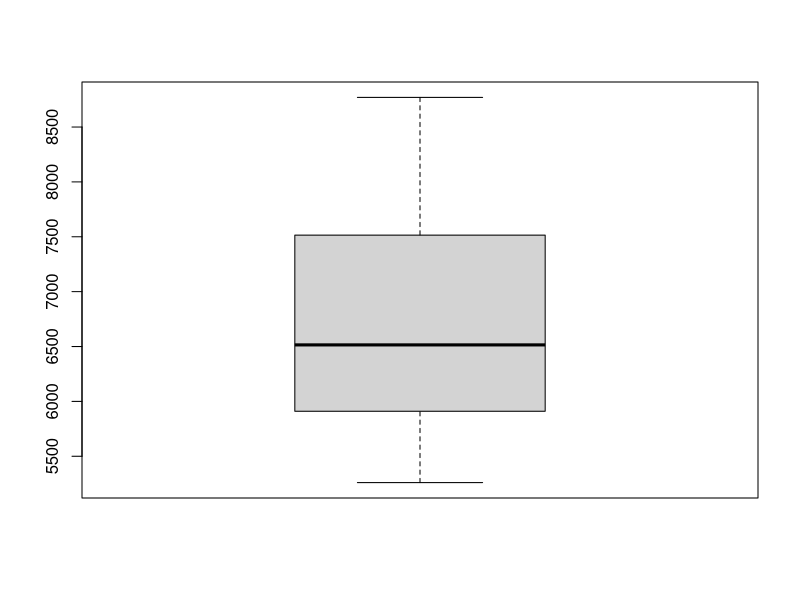
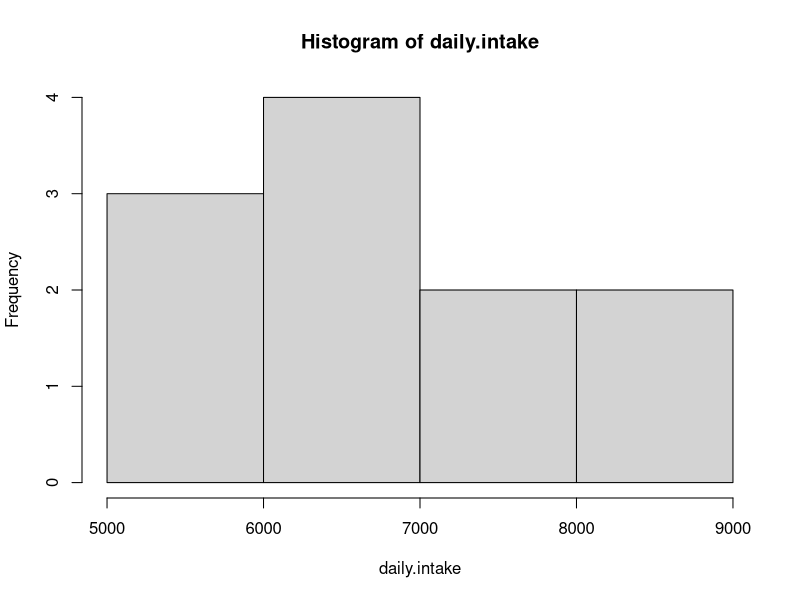
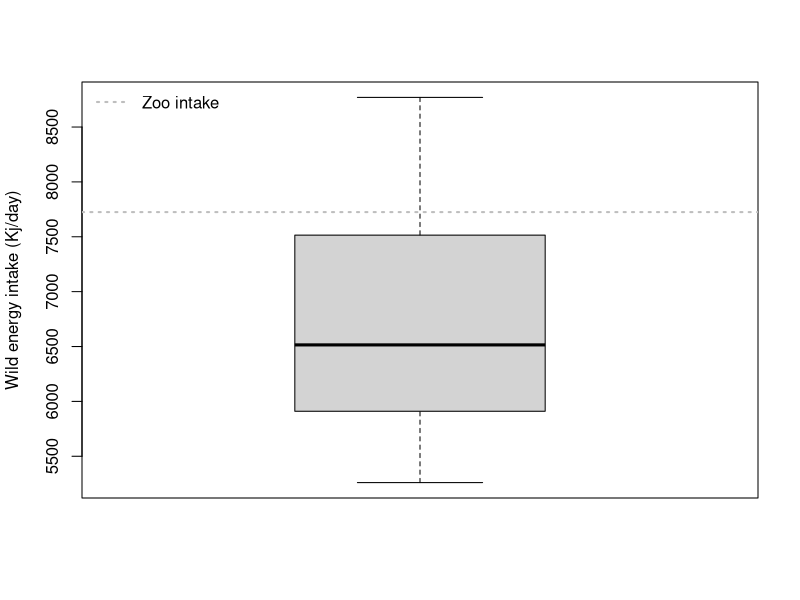

These charts were generated, in order, by the following R code: (Note: this script raises an error after producing the figures.)
####################
# One sample t-test
####################

daily.intake <- c(5260, 5470, 5640, 6180, 6390, 6515, 6805, 7515, 7515, 8230, 8770)

# Explore
# -------
boxplot(daily.intake)
hist(daily.intake) 
mean(daily.intake)
sd(daily.intake)

shapiro.test(daily.intake) 

# Do Test
# -------
t.test(daily.intake, mu=7725)

# Report
# ------
# The energy intake of wild Impala (mean±sd, 6754±1142) was significant difference 
# to the zoo recommended energy intake (7725 Kj/day) (t=-2.821, df=10, p=0.018).

boxplot(daily.intake, ylab="Wild energy intake (Kj/day)") # boxplot with y-axis label 
abline(h=7725, lty=3, lwd=2, col="grey") # horizontal line in plot at y=7725 
legend('topleft', c("Zoo intake"), lty=3, lwd=2, col="grey", bty='n', cex=1) # legend 

######################
# Two-sample t-test
######################
data(mtcars)

# Explore
# -------
names(mtcars)
str(mtcars)

ggplot(mtcars, aes(x=mpg)) +
  geom_histogram(binwidth=2, colour="black", fill="white") + 
  geom_vline(aes(xintercept=mean(mpg)), color="red", linetype="dashed", size=1)

ggplot(mtcars, aes(x=am, y=mpg, group=am)) + 
  geom_boxplot() +
  xlab("Manual vs Automatic") + ylab("Fuel Economy (mpg)") +
  scale_x_discrete(limits = c(0, 1), labels=c("Automatic", "Manual")) 

tapply(mtcars$mpg, mtcars$am, FUN=mean)
tapply(mtcars$mpg, mtcars$am, FUN=sd)

shapiro.test(mtcars$mpg)
bartlett.test(mtcars$mpg, mtcars$am)

# Do Test
# -------
t.test(mtcars$mpg~mtcars$am)

# Report
# ------
# The mpg of automatic cars  (mean±sd, 17.14737±3.833966) vs manual cars (mean±sd, 24.39231±6.166504) was significant difference 
#  (t=-3.7671, df=18.332, p=0.001374).
ggplot(mtcars, aes(x=am, y=mpg, group=am)) + 
  geom_boxplot() +
  xlab("Manual vs Automatic") + ylab("Fuel Economy (mpg)") +
  scale_x_discrete(limits = c(0, 1), labels=c("Automatic", "Manual")) +
  stat_summary(aes(label=..y..), fun.y=mean, geom="text", size=4, vjust=-0.9)

###############
# Paired t-test
###############
subjects<-seq(from=1, to=15, by=1) 
before<-c(12.9, 13.5, 12.8, 15.6, 17.2, 19.2, 12.6, 15.3, 14.4, 11.3, 14.2, 13.7, 16.8, 12.9, 14.5) 
after<-c(12.0, 12.2, 11.2, 13.0, 15.0, 15.8, 12.2, 13.4, 12.9, 11.0, 13.2, 13.4, 13.4, 11.2, 13.5)

# Explore
# -------
mean(before)
sd(before) 
mean(after) 
sd(after)

par(mfrow=c(1,2))
boxplot(before, ylim=c(10,20), main="Before")
boxplot(after, ylim=c(10,20), main="After")

par(mfrow=c(2,1)) 
hist(before)
hist(after)

# Do Test
# -------
t.test(before,after, paired=TRUE)

# Report
# ------
# There is a significant difference in blood pressure before (mean±SD, 14.5±2.1) and after (12.9±1.3) exercise (t=6.0561, df=14, p<0.001).

# Combine the data using the data.frame function 
blood<-data.frame(subjects, before, after)
blood # view data in the console
str(blood) # check data structure
# Open the reshape2 package
library(reshape2)
# Use the melt function to change the blood dataframe from wide to long form. 
blood.long<-melt(blood, id.vars=c("subjects"), measure.vars=c("before", "after"), variable.name="Condition", value.name="BP") 
# also change the column names 
str(blood.long) 
# see how the data structure has changed
blood.long # view data in the console
par(mfrow=c(1,1)) # change plotting window back to standard single graph format 
boxplot(BP~Condition, data=blood.long)

#######################################################
# Mann-Whitney U test (aka Wilcoxon) – non-parametric
#######################################################
beest<-read.csv("../practice1/wildebeest2.csv")

# Explore
# -------
str(beest)
hist(beest$horn, breaks=10)
ggplot(beest, aes(x=horn)) +
  geom_histogram(binwidth=4, colour="black", fill="white") +
  geom_vline(aes(xintercept=mean(horn)), color="red", linetype="dashed", size=1)

boxplot(beest$horn~beest$sex)

tapply(beest$horn, beest$sex, FUN=mean)
tapply(beest$horn, beest$sex, FUN=sd)

shapiro.test(beest$horn)
bartlett.test(beest$horn, beest$sex) 

# Try data transformations
horn.log<-log10(beest$horn)
horn.sqrt<-sqrt(beest$horn)
new.beest<-cbind(beest, horn.log, horn.sqrt)

hist(new.beest$horn.log)
shapiro.test(new.beest$horn.log) # still very significantly different from normal 

hist(new.beest$horn.sqrt)
shapiro.test(new.beest$horn.sqrt) # still very significantly different from normal 

# Do Test
# -------
wilcox.test(beest$horn~beest$sex)

# Report
# ------
ggplot(beest, aes(factor(sex), horn)) + 
  geom_boxplot() + 
  theme(axis.title.x = element_blank()) +   # Remove x-axis label
  ylab("Horn length (cm)")


#########################################
# One-way ANOVA (analysis of variance) (A)
#########################################
Insect<-read.csv("../full_practice/InsectSprays.csv")
Insect

# Explore
# -------
summary(Insect)
str(Insect) 
hist(Insect$count)

boxplot(Insect$count~Insect$spray) 

shapiro.test(Insect$count)
bartlett.test(Insect$count~Insect$spray)

# Try data transformations
count.log<-log10(Insect$count+1)
count.sqrt<-sqrt(Insect$count)
new.Insect<-cbind(Insect, count.log, count.sqrt)

shapiro.test(new.Insect$count.log) # significantly different from a normal distribution (W=0.946, p=0.004).

shapiro.test(new.Insect$count.sqrt) # sqrt transformed data normally distributed (W=0.967, p=0.058).

bartlett.test(new.Insect$count.sqrt~Insect$spray)

# Do Test
# -------
anova1<-aov(count.sqrt~spray, data=new.Insect)
summary(anova1) 

# Report
# ------
# Insect density was significantly different in areas treated with different
# insect sprays (F=44.8, df=5,66, p<0.001), with densities significantly 
# lower in treatments C, D and E.
library(multcomp)
cld(glht(anova1, linfct=mcp(spray="Tukey")))

boxplot (Insect$count~Insect$spray, ylab="No. of insects", xlab="Spray treatment")

#########################################
# One-way ANOVA (analysis of variance) (B)
#########################################
data(iris) 

# Explore
# -------
iris 
names(iris) 
str(iris)

tapply(iris$Sepal.Width, iris$Species, FUN=mean)
tapply(iris$Sepal.Width, iris$Species, FUN=sd)
hist(iris$Sepal.Width) 
boxplot(iris$Sepal.Width~iris$Species)

shapiro.test(iris$Sepal.Width)
bartlett.test(iris$Sepal.Width, iris$Species)

# Do Test
# -------
anova1<-aov(Sepal.Width~Species, data=iris)
summary(anova1)

# Report
# ------
library(multcomp)
cld(glht(anova1, linfct=mcp(Species="Tukey")))
# Sepal width was significantly different between all species (F=49.16; df= 2,147; p<0.001).
summarySE <- function(data=NULL, measurevar, groupvars=NULL, na.rm=FALSE,
                      conf.interval=.95, .drop=TRUE) {
  library(plyr)
  
  # New version of length which can handle NA's: if na.rm==T, don't count them
  length2 <- function (x, na.rm=FALSE) {
    if (na.rm) sum(!is.na(x))
    else       length(x)
  }
  
  # This does the summary. For each group's data frame, return a vector with
  # N, mean, and sd
  datac <- ddply(data, groupvars, .drop=.drop,
                 .fun = function(xx, col) {
                   c(N    = length2(xx[[col]], na.rm=na.rm),
                     mean = mean   (xx[[col]], na.rm=na.rm),
                     sd   = sd     (xx[[col]], na.rm=na.rm)
                   )
                 },
                 measurevar
  )
  
  # Rename the "mean" column    
  datac <- rename(datac, c("mean" = measurevar))
  
  datac$se <- datac$sd / sqrt(datac$N)  # Calculate standard error of the mean
  
  # Confidence interval multiplier for standard error
  # Calculate t-statistic for confidence interval: 
  # e.g., if conf.interval is .95, use .975 (above/below), and use df=N-1
  ciMult <- qt(conf.interval/2 + .5, datac$N-1)
  datac$ci <- datac$se * ciMult
  
  return(datac)
}

SW.sum <- summarySE(iris, measurevar="Sepal.Width", groupvars=c("Species")) 

ggplot(SW.sum, aes(x=Species, y=Sepal.Width)) +
  geom_errorbar(aes(ymin=Sepal.Width-ci, ymax=Sepal.Width+ci), width=.1) + geom_point() +
  scale_y_continuous(name="Sepal Width (mm)") +
  annotate("text", x = 1, y = 3.6, label = "c") +
  annotate("text", x = 2, y = 2.9, label = "a") + annotate("text", x = 3, y = 3.1, label = "b") + theme_bw()

##################
# Two-way ANOVA (A)
##################
moths <- read_csv('../week3/moths.csv')

# Explore
# -------
summary(moths)
head(moths)

ggplot(moths, aes(Location, moth_number, fill=Bait)) + 
  geom_boxplot()  +
  ylab("Moth Count")

interaction.plot(moths$Location, moths$Bait, moths$moth_number)

shapiro.test(moths$moth_number)
bartlett.test(moths$moth_number, moths$Location, moths$Bait)

# Do Test
# -------
output1<-aov(moth_number~Location+Bait, data=moths) 
summary(output1)

output2<-aov(moth_number~Location*Bait, data=moths) 
summary(output2)

anova(output1, output2)

# Report
# ------

##################
# Two-way ANOVA (B)
##################
raccoon<-read.csv("../full_practice/Raccoon.csv")

# Explore
# -------
tapply(raccoon$weight, raccoon$sex, FUN=mean)
tapply(raccoon$weight, raccoon$sex, FUN=sd)
tapply(raccoon$weight, raccoon$pop, FUN=mean)
tapply(raccoon$weight, raccoon$pop, FUN=sd)

boxplot(raccoon$weight~raccoon$sex)
boxplot(raccoon$weight~ raccoon$pop)
boxplot(raccoon$weight~raccoon$pop+raccoon$sex)

shapiro.test(raccoon$weight)
bartlett.test(raccoon$weight ~ raccoon$sex)
bartlett.test(raccoon$weight ~ raccoon$pop)


interaction.plot(raccoon$pop,raccoon$sex,raccoon$weight)

# Do Test
# -------
mod1<-aov(raccoon$weight~raccoon$sex+raccoon$pop)
anova(mod1)
mod2<-aov(raccoon$weight~raccoon$sex*raccoon$pop)
anova(mod2)
anova(mod1, mod2)

# Report
# ------
# We used 2-way ANOVA to test the effect of sex and population location on raccoon weight. There was a significant
# main effect of sex on raccoon weight (F=207.97, df=1,95, p<0.001) with females being heavier (mean+/- SD, females
# 41.2+/-0.62, males 39.6+/-0.48). However, population location was not significant (F=0.11, df=3,95, P=0.95). There was 
# no significant interaction between sex and population (F=0.68, p=0.569).
boxplot(raccoon$weight~raccoon$sex, ylab="Raccoon weight (lb)")

#######################################
# Kruskal-Wallis test (non-parametric)
#######################################
Insect<-read.csv("../full_practice/InsectSprays.csv")
Insect

# Explore
# -------
summary(Insect)
str(Insect) 
hist(Insect$count)

boxplot(Insect$count~Insect$spray) 

shapiro.test(Insect$count)
bartlett.test(Insect$count~Insect$spray)

# Do Test
# -------
kruskal.test(Insect$count~Insect$spray)
pairwise.wilcox.test(Insect$count, Insect$spray)

# Report
# ------
boxplot (Insect$count~Insect$spray, ylab="No. of insects", xlab="Spray treatment")

#####################
# Chi-squared test
#####################
titanic<-read.csv("../full_practice/Titanic.csv")

# Explore
# -------
names(titanic)
str(titanic$Age)

boxplot(titanic$Freq~titanic$Sex)
boxplot(titanic$Freq~titanic$Survived)
boxplot(titanic$Freq~titanic$Class)

## MAKE A TABLE OF THE DATA (A)
males<-subset(titanic, titanic$Sex=="Male") # subset males only
adultmales<-subset(males, males$Age=="Adult") # subset adults
males2<-tapply(adultmales$Freq,list(adultmales$Survived, adultmales$Class), FUN=sum)

## MAKE A TABLE OF THE DATA (B)
titantic_ds <- titanic[which(titanic$Sex=="Male" & titanic$Age=="Adult"),c(2,5,6)]
titantic_ds
titantic_tab <- with(titantic_ds, tapply(Freq, list(Survived, Class), FUN = identity))

# Do Test
# -------
chisq.test(males2)
chisq.test(males2)$expected

# Report
# ------
# There was a significant association between class of male passenger and their survival (chi squared
# 37.99, df=3, p<0.001), with more 1st class passengers surviving thann the expected number
# and fewer 2nd class surviving than expected.

######################
# Spearman correlation
######################
lichen <- read_csv("../practice3/lichen.csv")

# Explore
# -------
summary(lichen)

lichen_continuous<-na.omit(lichen[,2:6])
nrow(lichen_continuous)

pairs(lichen_continuous)

barplot(lichen$growth.rate)
barplot(lichen$polution.index)
barplot(lichen$NH3)
barplot(lichen$bacteria)
barplot(lichen$NOx)

lichen.shapiro.test <- sapply(lichen_continuous, FUN=shapiro.test)
lichen.shapiro.test[2,]


cor(lichen_continuous, method="spearman")

# Do Test
# -------
cor.test(lichen_continuous$NOx, lichen_continuous$NH3, method="spearman")
cor.test(lichen_continuous$polution.index, lichen_continuous$NH3, method="spearman")
cor.test(lichen_continuous$growth.rate, lichen_continuous$NH3, method="spearman")

# Report
# ------
# The three strongest significant correlations in the lichen data are a positive correlation 
# between NOx and NH3 (Spearmans; n=177, p<0.001, rho=0.86), a positive correlation between 
# polution.index and NH3 (Spearmans; n=177, p<0.001, rho=0.80) and a negative correlation between
# growth.rate and NH3 (Spearmans; n=177, p<0.001, rho=-0.78)
lichen.result.graph <- melt(lichen_continuous[,c(1,2,3,5)], measure.vars=c("polution.index", "growth.rate", "NOx"))

variable.names <- list(
  'polution.index'="Measure of pollution (no units)",
  'growth.rate'="Lichen growth rate (cm2/yr)",
  'NOx'="Oxides of nitrogen (g/ha/yr)"
)

ggplot(lichen.result.graph, aes(x=NH3, y=value, color=variable)) + 
  labs(title="Significant Correlations with Atmospheric Ammonia") +
  facet_grid(variable~., labeller=function(variable,value){ return(variable.names[value]);}) +
  geom_point() +
  ylab("") +
  xlab("atmospheric ammonia (ppb)") +
  guides(color=FALSE)

######################
# Pearsons correlation
######################
USArrests <- read_csv("../week4/USArrests.csv")

# Explore
# -------
str(USArrests)
mean(USArrests$Murder)  
sd(USArrests$Murder)  
mean(USArrests$UrbanPop)
sd(USArrests$UrbanPop)

shapiro.test(USArrests$Murder)
shapiro.test(USArrests$UrbanPop)

shapiro.test(sqrt(USArrests$Murder))
shapiro.test(log(USArrests$Murder)) 

ggplot(USArrests, aes(x=UrbanPop, y=Murder)) + 
  geom_point()

ggplot(USArrests, aes(x=UrbanPop, y=sqrt(Murder))) + 
  geom_point()

# Do Test
# -------
cor.test(USArrests$UrbanPop, USArrests$Murder)

# Report
# ------
nrow(USArrests)
# There is not a significant correlation between urban population and murders in the USA
# (Pearson's; n=50, p = 0.6312, rho=0.0696)

######################
# Regression
######################
fat<-read.csv("../full_practice/bodyfat.csv")
names(fat)

# Explore
# -------
str(fat)
summary(fat)
head(fat)
names(fat)

par(mfrow=c(1,1))
plot(Perc_bodyfat~age, data=fat)
plot(Perc_bodyfat~weight, data=fat) 

library(car)
scatterplotMatrix(~+age+weight+height+chest+hip+ankle, data=fat,  diagonal=list(method="boxplot"))
hist(fat$hip)
hist(fat$ankle)
shapiro.test((fat$hip))
shapiro.test((fat$ankle))

## hip is not very normally distributed so will try with a log transformation
lghip<-log(bodyfat$hip)
lgankle<-log(bodyfat$ankle)
fat<-cbind(bodyfat,lghip,lgankle)
scatterplotMatrix(~age+weight+height+chest+lghip+lgankle, data=bodyfat, diagonal=list(method="boxplot"))
shapiro.test((fat$lghip))
shapiro.test((fat$lgankle))


str(fat)
bodyfat_ds <- fat[c(2,4,5,6,7,19,20)]
str(bodyfat_ds)

pairs(bodyfat_ds[2:7])
cor(bodyfat_ds[2:7])

shapiro.test <- sapply(bodyfat_ds[2:7], FUN=shapiro.test)
shapiro.test[2,]

cor.test(fat$weight, bodyfat$chest) 
cor.test(fat$weight, bodyfat$hip)
cor.test(fat, bodyfat$hip) 
## So hip and chest are strongly correlated with each other (r=0.83) and with weight (hip r=0.94; chest r=0.89)
# I'm going to leave out hip and chest from the model. You could also choose to leave out a different 


# Do Test
# -------
mod1<-lm(Perc_bodyfat~age+weight+height+lgankle, data=fat)
summary(mod1)

## Remove lgankle as not significant
mod2<-lm(Perc_bodyfat~age+weight+height, data=fat)
summary(mod2)

# VALIDATE MODEL
hist(resid(mod2))
par(mfrow=c(2,2))
plot(mod2)

# Report
# ------
# Age, weight, and height explained 58% of the variation in body fat (adj Rsq=0.58, 
# F=115, df= 3,249, p<0.001). There is a significnat positive relationship between body fat and age (t=4.838, p<0.001),
# and weight (t=17.124, p<0.001), and a significant negative relationship between body fat and height (t=-8.067, p<0.001).
